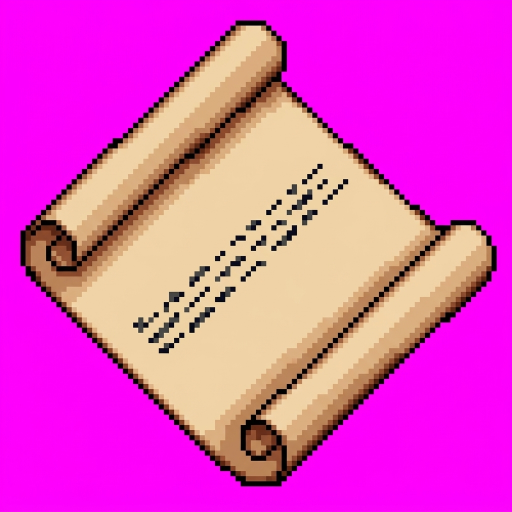
#> input picture shared/docs/art-poc/message-scroll/A_raw.png, 1024 x 1024 px, found by its file name (shown at 1/2 size)
$ python split_sheet.py shared/docs/art-poc/pillars/A_raw.png
#> lines starting #> are read from the running program, lines starting #| are printed output that depends on the picture; after the words box and inside, x2 and y2 are one past the last pixel; in counts of white or black regions, pixels touching at a corner belong together
### tools/png2shape.py
#!/usr/bin/env python3
"""
png2shape.py — PNG in, injected U8 shape out, in one command.

WHY THIS EXISTS
The art pipeline was proven end to end on 2026-07-19 (see
docs/research/2026-07-19-ai-art-generation.md Part 3) but every stage after
"generate the image" was a throwaway scratchpad script. Three assets were
quantized, encoded and validated, and then nothing could be done with them:
nothing in the repo would put a PNG into U8SHAPES.FLX. This is that missing
driver, and it is deliberately the ONLY new code in the chain — quantization
aside, every step below calls a primitive that the wood-plank shapes 856-858
already proved against the real engine:

    lv_wood_wall.encode_frame        one frame → engine-exact RLE blob
    lv_wood_wall.encode_shape_blobs  frames    → shape blob
    lv_wood_wall.validate_shape      the SIGBUS guard (a port of ScummVM's
                                     own reader; a shape that fails this
                                     crashes the engine mid-paint)
    lv_wood_wall.inject_shape        shape blob → a free U8SHAPES.FLX slot
    patch_typeflag.copy_entry        donor's 3D bounding box → the new slot

WHAT IT DOES, IN ORDER
  1. Chroma-key the source PNG (default flat magenta, the convention the
     generators are prompted with), trim to the alpha bounding box, resize to
     game scale, then re-key: Lanczos resampling bleeds the key colour into
     the edge pixels, so keying once is not enough.
  2. Quantize every opaque pixel to its nearest U8PAL.PAL entry over indices
     0..254 by Euclidean RGB distance. Index 255 is the shape format's
     transparency key and must never be emitted as a colour; transparent
     pixels become 0xFF.
  3. Anchor the frame. U8 pastes a frame with (xoff, yoff) subtracted, so the
     anchor is the pixel that lands on the item's world position. Props want
     bottom-centre (xoff=w/2, yoff=h); terrain wants whatever its donor uses,
     because a ground tile's anchor is what makes it tessellate.
  4. Encode, validate, and refuse to write if validation fails.
  5. Inject into an EMPTY U8SHAPES.FLX slot (859+ by default; the wood shapes
     hold 856-858 and 855 is unallocated — see lv_wood_wall.py).
  6. Copy the donor's TYPEFLAG.DAT entry to the new slot. This step is not
     optional cosmetics: every one of the 2048 stock TYPEFLAG entries is
     populated, and the 1189 unused ones all carry SI_SOLID | SI_OCCL with a
     (1,1,0) footpad, so an unpatched new shape is a solid, view-blocking
     zero-height box rather than an unconfigured one. The donor's 3D footpad
     is then checked against the art's actual pixel size, and can be
     overridden with --footpad when no base-game shape has both the right
     behaviour and the right volume (see suggest_footpad).

INDEXED SOURCES (--indexed)
  Art cut pixel-exact from a 1994 screenshot (shared/data/lv-1994-art/, P-mode
  PNGs on U8PAL, index 255 transparent) is already a frame: the palette
  indices ARE the art. Steps 1-2 above would damage it four ways — the magenta
  key deletes purple/pink pixels, the trim moves the hotspot, any rescale
  resamples, and the RGB round trip maps the higher index of U8PAL's seven
  duplicate-RGB pairs (2/144, 9/28, 10/51, 11/15, 13/140, 46/191, 47/239) to
  the lower one. --indexed bypasses all of it: the PNG's indices go into the
  frame verbatim, 255 stays the transparency key, the canvas keeps its size,
  and the anchor is given (--anchor explicit / donor). It refuses a PNG that
  is not P-mode or whose palette is not U8PAL at every index it uses, since
  verbatim indices on a foreign palette would recolour silently. One limit
  is the format's, not the tool's: U8PAL 255 is also a real teal
  (24,125,125), and no frame can carry it.

USAGE
    tools/png2shape.py IMAGE.png --donor 443
    tools/png2shape.py IMAGE.png --donor 443 --shape-id 859 --height 110
    tools/png2shape.py enc.png freed.png --donor 443    # 2 frames, one shape
    tools/png2shape.py tile.png --donor 301 --anchor donor   # terrain
    tools/png2shape.py IMAGE.png --donor 443 --footpad 4,4,10
    tools/png2shape.py IMAGE.png --donor 443 --dry-run --preview /tmp/p.png
    tools/png2shape.py f0.png f1.png --donor 163 --indexed \
        --anchor explicit --xoff 31 --yoff 32       # 1994 art, verbatim

The FLX and TYPEFLAG.DAT it patches are the BUILT artifacts under
shared/build/, not the read-only game install. Note that they are rebuilt
from scratch by tools/build_artifacts.sh, which does not know about this
tool: an injection made here is lost on the next artifact rebuild until the
asset is given a builder of its own. Deliberate, not an oversight — wiring a
one-off injection into the build changes the canonical artifact hashes.

EXIT CODES
    0  injected (or dry run completed) and validated
    1  refused: bad input, occupied slot, failed validation, no free slot
    2  usage error
"""

import argparse
import os
import struct
import sys

REPO_DIR = os.path.dirname(os.path.dirname(os.path.abspath(__file__)))
MAP_SRC = os.path.join(REPO_DIR, 'agents', 'map-populator', 'src')
sys.path.insert(0, MAP_SRC)

try:
    from PIL import Image, ImageDraw
except ImportError:
    print("ERROR: Pillow required. Install with: pip3 install Pillow",
          file=sys.stderr)
    sys.exit(1)

from lv_wood_wall import (encode_frame, encode_shape_blobs, validate_shape,
                          inject_shape)
from patch_typeflag import patch_entry_in_file, FILLER_ENTRY
from parse_typeflag import ShapeInfo
from shape_viewer import (load_palette, read_flx_entry, parse_shape_frames,
                          frame_to_image, PALETTE_FILE)

BUILD_DIR = os.path.join(REPO_DIR, 'shared', 'build')
DEFAULT_FLX = os.path.join(BUILD_DIR, 'U8SHAPES.FLX')
DEFAULT_TYPEFLAG = os.path.join(BUILD_DIR, 'TYPEFLAG.DAT')

# Slots 0-854 are base game, 855 is unallocated (adversarial-review L14) and
# 856-858 are the wood-plank shapes. New art starts here, per improvement
# plan section 6.1.
FIRST_LV_ART_SLOT = 859

# The shape format's transparency key. Also the reason quantization is capped
# at 254: emitting index 255 as a colour would punch a hole in the sprite.
KEYCOLOR = 0xFF

DEFAULT_KEY_RGB = (255, 0, 255)   # flat magenta, what the generators are told
DEFAULT_KEY_TOLERANCE = 60        # generous: catches anti-aliased fringing


class Refused(Exception):
    """A condition the operator has to resolve — reported, never worked around."""


# ---------------------------------------------------------------------------
# 1. Key, trim, scale
# ---------------------------------------------------------------------------

def key_out(img, key_rgb, tolerance):
    """Return an RGBA copy with pixels near key_rgb made fully transparent.

    Squared-distance threshold rather than an exact match: generators emit
    anti-aliased edges against the key colour, and a strict match leaves a
    magenta halo that then quantizes to whatever palette entry is closest to
    magenta — a bright pink outline around the sprite.
    """
    img = img.convert('RGBA')
    px = img.load()
    kr, kg, kb = key_rgb
    limit = tolerance * tolerance
    keyed = 0
    for y in range(img.height):
        for x in range(img.width):
            r, g, b, a = px[x, y]
            if a == 0:
                continue
            if (r - kr) ** 2 + (g - kg) ** 2 + (b - kb) ** 2 <= limit:
                px[x, y] = (0, 0, 0, 0)
                keyed += 1
    return img, keyed


# [223 lines left out: functions despill_edge, trim_to_alpha, scale_to, rekey_alpha, quantize, indexed_pixels and 2 more, not called in this run]


def footpad_screen_size(fx, fy, fz):
    """Inverse of suggest_footpad: the on-screen box a footpad covers."""
    return 8 * (fx + fy), 8 * fz + 4 * (fx + fy)


# ---------------------------------------------------------------------------
# 5. Slot allocation
# ---------------------------------------------------------------------------

def flx_entry(flx_bytes, index):
    off, size = struct.unpack_from('<II', flx_bytes, 0x80 + index * 8)
    return off, size


def flx_entry_count(flx_bytes):
    return struct.unpack_from('<I', flx_bytes, 0x54)[0]


# [382 lines left out: functions first_free_slot, render_preview, build_frame, main, not called in this run]


# [9 lines that do not run on import are left out]

### tools/art/split_sheet.py
#!/usr/bin/env python3
"""
split_sheet.py: cut a four-in-a-row candidate sheet into per-frame PNGs.

Art-track contract 5 generates each pillar candidate as ONE image with the
four pillars side by side (Earth, Air, Fire, Water) so the four frames of
shape 865 share one shaft. This cuts that sheet on the empty magenta bands
between the pillars and writes one PNG per frame, in frame order, ready for
png2shape.build_frame.

THE SPLITTER REFUSES TO GUESS. It keys the magenta, sums opaque pixels per
column, and looks for exactly three interior bands of empty columns. A sheet
where the four touch, share a base, or came out as three or five objects has
the wrong band count, and that is a MISS: the script exits nonzero and
writes <name>_splitcheck.png (the column profile drawn over the sheet) so
the failure can be read, and writes no frames.

Usage:
    python3 tools/art/split_sheet.py shared/docs/art-poc/pillars/A_raw.png
        -> A_f0_earth_raw.png, A_f1_air_raw.png, A_f2_fire_raw.png,
           A_f3_water_raw.png beside it
"""

import os
import sys

HERE = os.path.dirname(os.path.abspath(__file__))
sys.path.insert(0, os.path.join(HERE, '..'))   # tools/png2shape.py

from PIL import Image, ImageDraw                                 # noqa: E402
from png2shape import key_out                                   # noqa: E402

ELEMENTS = ('earth', 'air', 'fire', 'water')
MAGENTA = (255, 0, 255)
KEY_TOLERANCE = 130        # the recipe every prop on the track settled on
MIN_BAND = 8               # columns; narrower gaps are resample bleed


def column_profile(img):
    """Opaque-pixel count per column of an RGBA image."""
    alpha = img.split()[3]
    w, h = img.size
    data = alpha.load()
    return [sum(1 for y in range(h) if data[x, y] >= 128) for x in range(w)]


def bands(profile, min_band=MIN_BAND):
    """(start, end) of every run of empty columns at least min_band wide,
    excluding the sheet's outer margins."""
    runs, start = [], None
    for x, v in enumerate(profile + [1]):
        if v == 0 and start is None:
            start = x
        elif v != 0 and start is not None:
            if x - start >= min_band:
                runs.append((start, x))
            start = None
    # drop the margins: a run touching either edge is not a gap
    return [(a, b) for (a, b) in runs if a > 0 and b < len(profile)]


def dip_cuts(profile, ndips, max_frac=0.10):
    """Cut columns for a sheet whose objects touch at the foot: the ndips
    lowest local minima of the column profile, each under max_frac of the
    peak and each at least a quarter of the sheet's width per object apart.
    None if the profile has no such dips."""
    w = len(profile)
    peak = max(profile) or 1
    spacing = w // (ndips + 1) // 2
    # a dip inside the outer margin is the sheet's edge, never a gap
    cands = sorted(range(spacing, w - spacing), key=lambda x: profile[x])
    cuts = []
    for x in cands:
        if profile[x] > peak * max_frac:
            break
        if all(abs(x - c) >= spacing for c in cuts):
            cuts.append(x)
        if len(cuts) == ndips:
            break
    if len(cuts) != ndips:
        return None
    return [0] + sorted(cuts) + [w]


def splitcheck_plate(img, profile, gaps, path):
    """The sheet with its column profile and the gaps found, for reading a
    refusal."""
    w, h = img.size
    plate = Image.new('RGB', (w, h + 120), (24, 24, 28))
    plate.paste(img.convert('RGB'), (0, 0))
    d = ImageDraw.Draw(plate)
    peak = max(profile) or 1
    for x, v in enumerate(profile):
        d.line([(x, h + 118), (x, h + 118 - int(110 * v / peak))],
               fill=(120, 160, 220))
    for a, b in gaps:
        d.rectangle([a, 0, b - 1, h + 119], outline=(255, 220, 80))
    plate.save(path)


def split(path, names=ELEMENTS):
#> called with path = 'shared/docs/art-poc/pillars/A_raw.png', names = ('earth', 'air', 'fire', 'water')
    img, _ = key_out(Image.open(path), MAGENTA, KEY_TOLERANCE)
#> after the loop in key_out, `for y in range(img.height):`: keyed = 573044
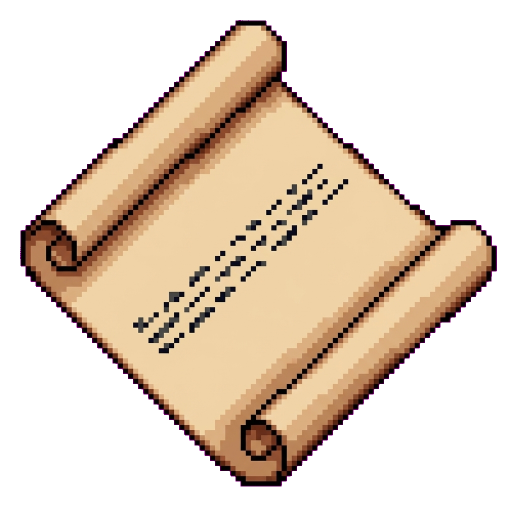
#> img: PIL image 1024x1024 RGBA (shown at 1/2 size); mean R, G, B, A 89.9, 73.9, 57.3, 115.6; transparent parts drawn white
    profile = column_profile(img)
#> in column_profile, `alpha = img.split()[3]`:
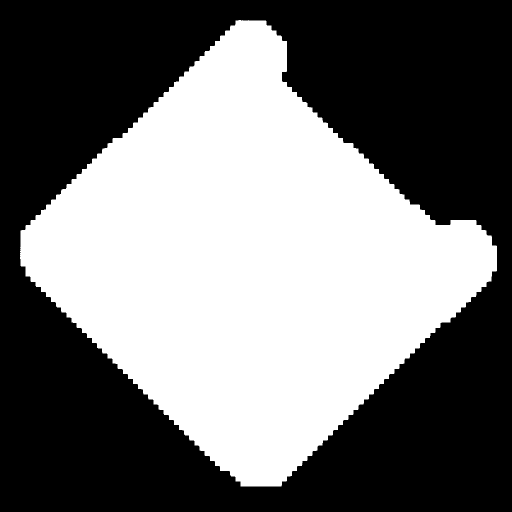
#> alpha: PIL image 1024x1024 L (shown at 1/2 size); 45.4% white; 1 white region, box (x1, y1, x2, y2) and area: (40, 40, 994, 973) 475532
#> profile = 1024 values, max 933 at index 481, min 0 at index 0, mean 464.4
    gaps = bands(profile)
#> the loop in bands, `for x, v in enumerate(profile + [1]):` made 1025 passes
#> (v, start) on pass 1: (0, 0)
#> after the loop in bands, `for x, v in enumerate(profile + [1]):`: runs = [(0, 40), (994, 1024)]
#> gaps = []
    stem = os.path.splitext(path)[0]
    if stem.endswith('_raw'):
        stem = stem[:-4]
    if len(gaps) == len(names) - 1:
        cuts = [0] + [(a + b) // 2 for (a, b) in gaps] + [img.size[0]]
    else:
        # No clean bands. The one case that is still a measured cut, and
        # not a guess: the objects' plinths touch, so each dip between two
        # masses bottoms out at a few rows (the plinth band) while the
        # masses themselves stand near full height. Cut at the dip minima
        # when every minimum is under a tenth of the peak, and say so; the
        # contested rows are the plinth's, and at game scale the sliver
        # that changes sides is under a pixel.
        cuts = dip_cuts(profile, len(names) - 1)
#> in dip_cuts, `w = len(profile)`: w = 1024
#> in dip_cuts, `peak = max(profile) or 1`: peak = 933
#> in dip_cuts, `spacing = w // (ndips + 1) // 2`: spacing = 128
#> in dip_cuts, `cands = sorted(range(spacing, w - spacing), key=lambda x: profile[x])`: cands = 768 values, max 895 at index 12, min 128 at index 45, mean 511.5
#> the loop in dip_cuts, `for x in cands:` made 1 pass
#> x on pass 1: 883
#> after the loop in dip_cuts, `for x in cands:`: cuts = []
        if cuts is None:
            check = f'{stem}_splitcheck.png'
            splitcheck_plate(img, profile, gaps, check)
#> in splitcheck_plate, `plate.paste(img.convert('RGB'), (0, 0))`:
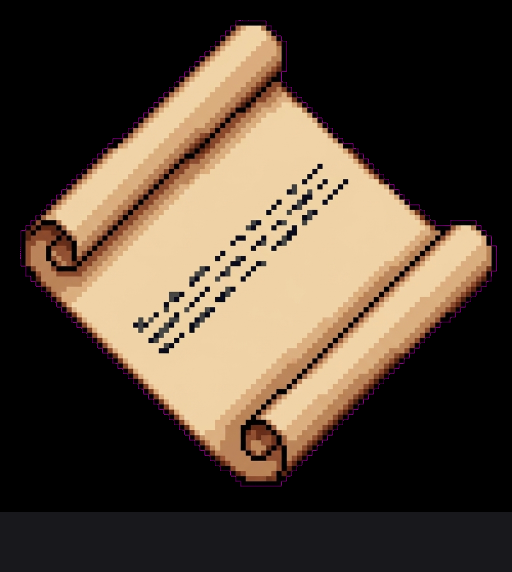
#> plate: PIL image 1024x1144 RGB (shown at 1/2 size); mean R, G, B 82.9, 68.7, 54.2
#> in splitcheck_plate, `peak = max(profile) or 1`: peak = 933
#> the loop in splitcheck_plate, `for x, v in enumerate(profile):` made 1024 passes
#> v on passes 1 to 3: 0, 0, 0
#> in splitcheck_plate, `plate.save(path)`:
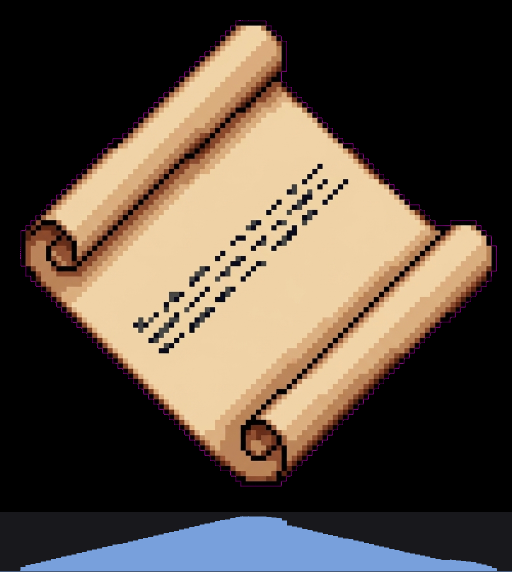
#> saved as A_splitcheck.png: PIL image 1024x1144 RGB (shown at 1/2 size); mean R, G, B 87.6, 75.2, 63.5
#> (the run stopped early here; a loop or call above may not have finished)

$ run again, with shared/docs/art-poc/message-scroll/A2_raw.png copied over shared/docs/art-poc/message-scroll/A_raw.png
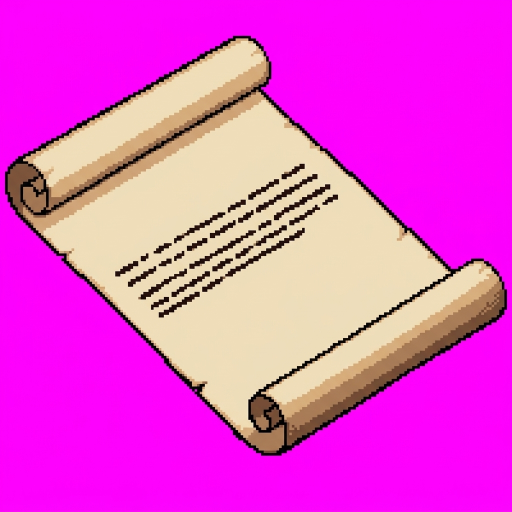
#> input picture shared/docs/art-poc/message-scroll/A2_raw.png, 1024 x 1024 px, found by its file name (shown at 1/2 size)
#> after the loop in key_out, `for y in range(img.height):`: keyed = 615542
#> in column_profile, `alpha = img.split()[3]`:
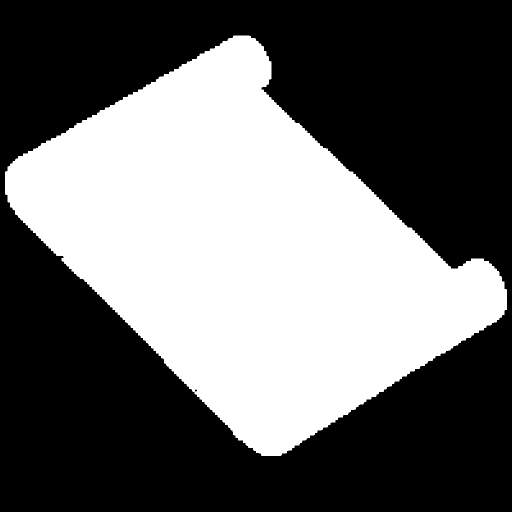
#> alpha: PIL image 1024x1024 L (shown at 1/2 size); 41.3% white; 1 white region, box (x1, y1, x2, y2) and area: (10, 71, 1014, 912) 433034
#> profile = 1024 values, max 826 at index 508, min 0 at index 0, mean 422.9
#> the loop in bands, `for x, v in enumerate(profile + [1]):` made 1025 passes
#> (v, start) on pass 1: (0, 0)
#> after the loop in bands, `for x, v in enumerate(profile + [1]):`: runs = [(0, 10), (1014, 1024)]
#> gaps = []
#> in dip_cuts, `w = len(profile)`: w = 1024
#> in dip_cuts, `peak = max(profile) or 1`: peak = 826
#> spacing = 128
#> cands = 768 values, max 895 at index 0, min 128 at index 56, mean 511.5
#> the loop in dip_cuts, `for x in cands:` made 1 pass
#> x on pass 1: 895
#> after the loop in dip_cuts, `for x in cands:`: cuts = []
#> in splitcheck_plate, `peak = max(profile) or 1`: peak = 826
#> the loop in splitcheck_plate, `for x, v in enumerate(profile):` made 1024 passes
#> v on passes 1 to 3: 0, 0, 0
#> in splitcheck_plate, `plate.save(path)`:
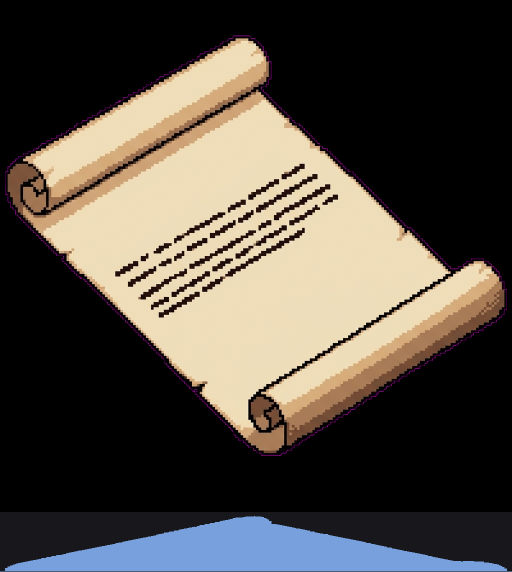
#> saved as A_splitcheck.png: PIL image 1024x1144 RGB (shown at 1/2 size); mean R, G, B 82, 75.5, 67.2

$ run again, with shared/docs/art-poc/message-scroll/B2_raw.png copied over shared/docs/art-poc/message-scroll/A_raw.png
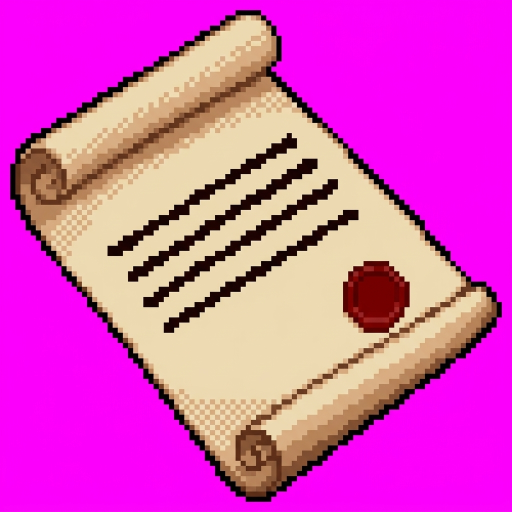
#> input picture shared/docs/art-poc/message-scroll/B2_raw.png, 1024 x 1024 px, found by its file name (shown at 1/2 size)
#> after the loop in key_out, `for y in range(img.height):`: keyed = 525389
#> in column_profile, `alpha = img.split()[3]`:
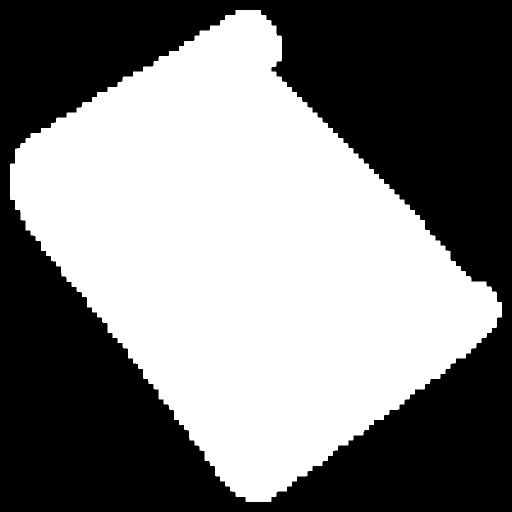
#> alpha: PIL image 1024x1024 L (shown at 1/2 size); 49.9% white; 1 white region, box (x1, y1, x2, y2) and area: (20, 20, 1004, 1004) 523187
#> profile = 1024 values, max 984 at index 492, min 0 at index 0, mean 510.9
#> the loop in bands, `for x, v in enumerate(profile + [1]):` made 1025 passes
#> (v, start) on pass 1: (0, 0)
#> after the loop in bands, `for x, v in enumerate(profile + [1]):`: runs = [(0, 20), (1004, 1024)]
#> gaps = []
#> in dip_cuts, `w = len(profile)`: w = 1024
#> in dip_cuts, `peak = max(profile) or 1`: peak = 984
#> spacing = 128
#> cands = 768 values, max 895 at index 3, min 128 at index 46, mean 511.5
#> the loop in dip_cuts, `for x in cands:` made 1 pass
#> x on pass 1: 892
#> after the loop in dip_cuts, `for x in cands:`: cuts = []
#> in splitcheck_plate, `peak = max(profile) or 1`: peak = 984
#> the loop in splitcheck_plate, `for x, v in enumerate(profile):` made 1024 passes
#> v on passes 1 to 3: 0, 0, 0
#> in splitcheck_plate, `plate.save(path)`:
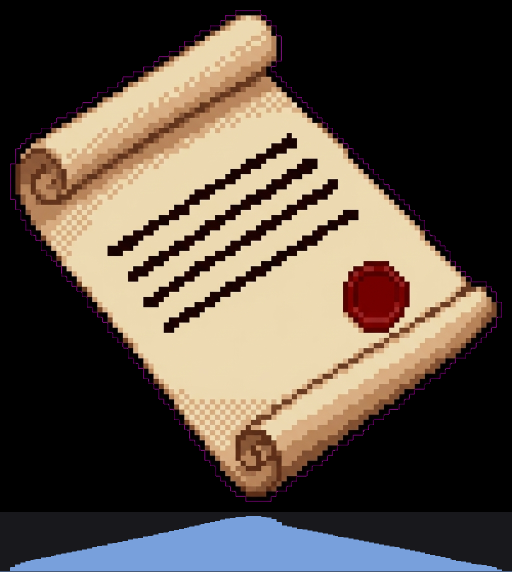
#> saved as A_splitcheck.png: PIL image 1024x1144 RGB (shown at 1/2 size); mean R, G, B 90.6, 79.5, 68.6
